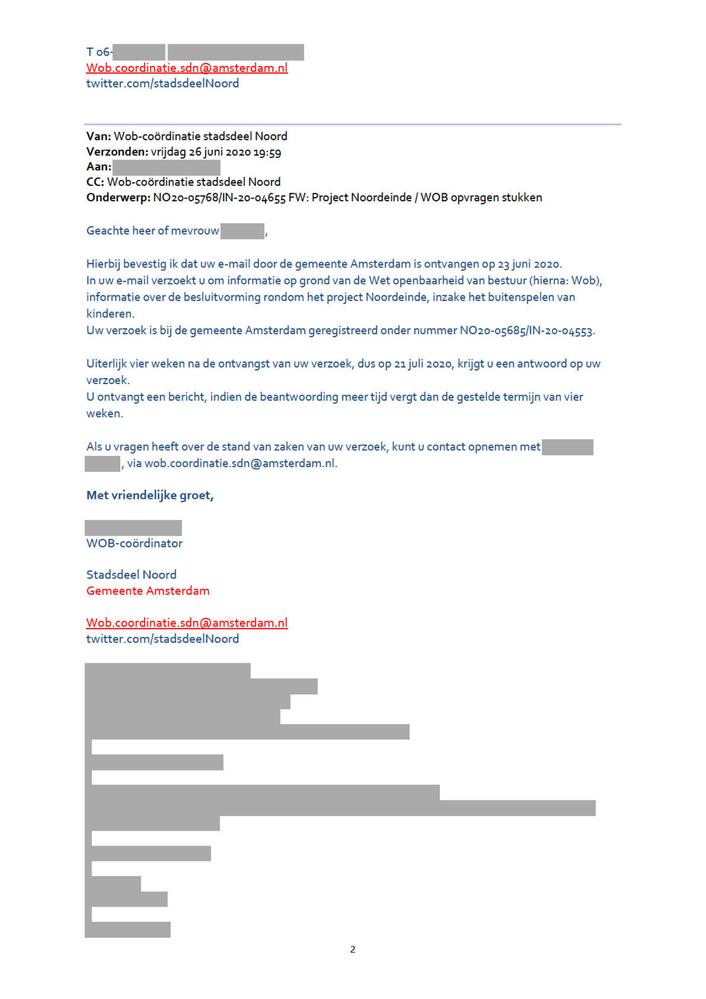
#> input picture datasets/images/wob-verzoek_project_noordeinde-963416-page1.png, 706 x 999 px, shrunk from 1654 x 2339 before the run
$ jupyter execute --allow-errors Experiments.ipynb   (shell and % lines are left out)
#> lines starting #> are read from the running program, lines starting #| are printed output that depends on the picture
# Automatic Text Redaction for Government Documents

This notebook contains the code to run the experiments in the TPDL short paper "Detection of Redacted Text in Legal Documents", as well as instructions on how to work with the datasets that we have provided in the GitHub repository. We also provide code to run the complete algorithm on new images, to compute some statistics of the pages, and to time the algorithm.

## Index
1. [Text Redaction Algorithm](#algorithm)
    - 1.1 [Preprocessing](#preprocessing)
    - 1.2 [Text Removal](#text_removal)
    - 1.3 [Contour Detection](#contour_detection)
    - 1.4 [Contour Filtering](#contour_filtering)
2. [Algorithm Performance](#performance)
    - [Model Scores](#scores)
    - [Processing Times](#time)

[cell 1]
# Imports
import cv2
import json
import time
import pytesseract
import numpy as np
import pandas as pd
from glob import glob
from tqdm import tqdm
from pytesseract import Output
import matplotlib.pyplot as plt
from shapely.geometry import Polygon

<a id="algorithm" />

## Detection Algorithm

Below we will implement the detection algorithm in separate functions, and show the output per step. The complete algorithm is also described in the paper. If you want to run this algorithm for you own purposes, check out the scripts in the `scripts` folder of this repository, they provide a lot of helper functions to make it easy to work with the code.

[cell 2]
# Let's load in a test iamge with some nice redaction blocks to work with
test_image = '../datasets/images/woo-niet-evacueren-medewerkers-atvet-documenten012-001.png'

[cell 3]
# Simply load the PNG images
def load_image(image_path: str) -> np.ndarray:
    """
    Function that loads an image from a path.
    :param image_path: string specifying the path to the image
    :return: Numpy array with the image in BGR format.
    """
    # Checking if it is an image
    if image_path.lower().endswith('.png'):
        # Load the image in BGR format
        image = cv2.imread(image_path)
    return image

Let's have a look at the test image, and see what we have, we have to rearrange the channels if we plot with matplotlib as their function expects an RGB image.

#> (a cell that did not finish here is left out)

After the file load, we will start by doing the preprocessing, where we do this both for the text recognition, and the box recognition.

[cell 5]
# load the test image for the further operations
test_array = load_image(test_image)

<a id="preprocessing" />

## Preprocessing

As described in the paper, for the text processing we convert the image to grayscale, after which we apply the closing operation (dilation followed by erosion, to close some holes in text). For the redaction box preprocessing we will also convert the image to grayscale, and we will apply two opening operations, both horizontally and vertically, after which we apply a Gaussian blur.

[cell 6]
def text_preprocessing(image: np.ndarray, text_pre_closing_kernel_size: tuple = (2, 2),
                      text_pre_guassian_blur_size: tuple = (3, 3)) -> np.ndarray:
    """
    :param image: Numpy array representing the input image in BGR format.
    :return: Numpy array with a grayscale image after applied operations.
    Method that applies image preprocessing for input to Tesseract, performs the following
    operations:
    1. Conversion of the iamge to grayscale
    2. Closing of the image with a 2 by 2 kernel to remove noise.
    3. Guassian blur with a 3 by 3 kernel.
    """
    # First we convert the input image to grayscale
    image_grayscale = cv2.cvtColor(image,cv2.COLOR_BGR2GRAY)

    # We set up a kernel for the closing operation
    kernel = np.ones(text_pre_closing_kernel_size, np.uint8)

    # we perform closing, i.e. dilation followed by erosion
    closed_image = cv2.morphologyEx(image_grayscale, cv2.MORPH_CLOSE, kernel)

    # Finally we use a Guassian blur over the image with a 3 by 3 kernel size
    image_blurred = cv2.GaussianBlur(closed_image, ksize=text_pre_guassian_blur_size, sigmaX=0)

    return image_blurred

[cell 7]
def redaction_box_preprocessing(image: np.ndarray, box_pre_horizontal_closing_size: tuple = (1, 3),
                               box_pre_vertical_closing_size: tuple=(3, 1),
                               box_pre_bilat_filter_size: int = 5,
                               box_pre_filter_sigma_color: int = 75,
                               box_pre_filter_sigma_space: int=75) -> np.ndarray:
    """
    :param image: Numpy array representing the input image in BGR format.
    :return: Numpy array with a grayscale image after applied operations.
    Method that applies image preprocessing for input the morphological operations, performs the following
    operations:
    1. Conversion of the iamge to grayscale
    2. Horizontal opening with a 1 by 3 kernel
    3. Vertical opening with a 3 by 1 kernel
    3. Bilateral filter.
    """
    # First we convert the input image to grayscale
    image_grayscale = cv2.cvtColor(image,cv2.COLOR_BGR2GRAY)

    # We perform two sets of opening operations, a horizontal one, followed by a vertical one.
    horizontal_kernel = np.ones(box_pre_horizontal_closing_size, np.uint8)
    horizontally_opened_image = cv2.morphologyEx(image_grayscale, cv2.MORPH_OPEN, horizontal_kernel)

    # Apply kernel vertically over the horizontally opened image
    vertical_kernel = np.ones(box_pre_vertical_closing_size, np.uint8)
    vertically_opened_image = cv2.morphologyEx(horizontally_opened_image, cv2.MORPH_OPEN, vertical_kernel)

    # Perform a bilateral blur
    bilateral_blurred_image = cv2.bilateralFilter(vertically_opened_image, box_pre_bilat_filter_size,
                                                  box_pre_filter_sigma_color, box_pre_filter_sigma_space)

    return bilateral_blurred_image

#> (a cell that did not finish here is left out)


[cell 9]
fig, axes = plt.subplots(nrows=1, ncols=3, figsize=(15, 10))

#> (the rest of this cell did not finish here and is left out)

In the image above we can see the two preprocessing steps applied, where the difference between the diferent images is not very big, apart from of course the conversion to grayscale.

<a id="text_removal" />

## Text Removal

In this step we remove the text from the image using Tesseract, where we will take care not to include any of the codes such as `5.1.1` and `5.1.2` in the detection of text, otherwise these redaction boxes would get removed and would not be able to be detected later on.

[cell 10]
def remove_text(text_image: np.ndarray, redaction_box_image: np.ndarray,
               tesseract_confidence: int = 65):
    # Count the total number of pixes of the pages occupied by words
    words_area = 0
    # Make a copy of the image where we will apply our transformation to.
    image_without_text = redaction_box_image.copy()
    # Get the width and height of the images
    image_height, image_width = redaction_box_image.shape[:2]

    # Set up the code to detect the leftmost and rightmost pieces of a page.
    left_boundary = [image_width]
    right_boundary = [0]
    top_boundary = [image_height]
    bottom_boundary = [0]

    # Specify the codes we want to detect
    codes = ['5.1.1.', '5.1.2.']

    # run tesseract on the image preprocessed for text
    tesseract_output = pytesseract.image_to_data(text_image, lang='nld+eng', output_type=Output.DICT)

    # Get the height of the text
    height = np.array(tesseract_output['height'])
    # get the median height of the text, we will use this to calculate
    # how much of the page is occupied by words
    median_text_height = np.median(height[height < 0.3*image_height])

    # Get the number of detected text pages
    number_of_boxes = len(tesseract_output['level'])
    for box in range(number_of_boxes):
        # Get the coordinates of the text box if it actually contain any text
        if (tesseract_output['text'][box].strip() != "") and (tesseract_output['conf'][box] != -1) and (tesseract_output['height'][box] < 0.3*image_height):
            (x, y, w, h) = (tesseract_output['left'][box], tesseract_output['top'][box], tesseract_output['width'][box], tesseract_output['height'][box])

            # If the text contains one of the codes we want to keep it and not remove it
            # from the page
            if any([code in tesseract_output['text'][box] for code in codes]):
                # If the text is longer we want to adjust the width to include more specific subcodes
                if len(tesseract_output['text'][box]) > 7:
                    sub_index = tesseract_output['text'][box].find('5.1.')
                    char_width = w / len(tesseract_output['text'][box])
                    w = int(char_width * 7)
                    x += int(char_width * sub_index)
                # make the redaction boxes a white color
                cv2.rectangle(image_without_text, (x, y), (x + w, y + h), (0, 0, 0), -1)
            # If its not a redaction box and the confidence is high enough
            # remove the text from hte page
            elif tesseract_output['conf'][box] > tesseract_confidence:
                words_area += (w*h)
                cv2.rectangle(image_without_text, (x, y), (x + w, y + h), (255, 255, 255), -1)

                if median_text_height*1.1 > tesseract_output['height'][box] > median_text_height*0.9:
                    left_boundary.append(x)
                    right_boundary.append(x+w)
                    top_boundary.append(y)
                    bottom_boundary.append(y+h)

    image_without_text = cv2.threshold(image_without_text, 0, 255, cv2.THRESH_BINARY_INV + cv2.THRESH_OTSU)[1]

    return image_without_text, words_area, {'left_boundary': min(left_boundary),
                                'right_boundary': max(right_boundary),
                                'top_boundary': min(top_boundary),
                               'bottom_boundary': max(bottom_boundary)}

#> (a cell that did not finish here is left out)


Let's plot the image without the text and only the bounding boxes of what we have left.

#> (a cell that did not finish here is left out)

This already looks quite good, but we can see that there is some text that did not get detected properly, such as at the bottom of the page and all the way at the top. In the next step we will get the contours of the redacted text and do some more filtering to get rid of these pieces of text.

<a id="contour_detection" />

## Contour Detection

After the text removal, we are going to clear the image up a bit more with more closing operations, after which we will extract the new contours.

[cell 13]
# [18 lines left out: function determine_contours, not called in this run]

#> (a cell that did not finish here is left out)

[cell 15]
fig, axes = plt.subplots(nrows=1, ncols=2)
#> (the rest of this cell did not finish here and is left out)

As we can see, some of the text that was missed by Tesseract has been properly removed now. The final step is a filtering step on these contours once again, now removing contours that are too small, or contours that are not rectangular.

<a id="contour_filtering" />

## Final Filtering Step

[cell 16]
# [48 lines left out: function filter_contours, not called in this run]

#> (a cell that did not finish here is left out)

[cell 18]
fig, axes = plt.subplots(nrows=1, ncols=3, figsize=(15, 10))
#> (the rest of this cell did not finish here and is left out)

Above we can now see that final step of the algorithm, and indeed some of the very small areas have now also been removed (the small score in the top center of the image for example).

[cell 19]
fig, axes = plt.subplots(nrows=1, ncols=2, figsize=(15, 10))

#> (the rest of this cell did not finish here and is left out)

We also provide a small function to run the algorithm and plot all steps, together with a complete function to run the algorithm that also contains all the parameters used in the functions so that you can experiment with different things yourself.

[cell 20]
# [61 lines left out: function run_algorithm, not called in this run]

[cell 21]
def visualize_algorithm_steps(input_image_path):
    fig, axes = plt.subplots(nrows=1, ncols=7, figsize=(15, 10))

    input_image = load_image(input_image_path)
#> in load_image, image is the input picture: shape (999, 706, 3); mean B, G, R 244.6, 243.9, 243.7
    # Do the preprocessing
    image_text_pre, image_box_pre = text_preprocessing(input_image), redaction_box_preprocessing(input_image)
#> call 3 of text_preprocessing, with text_pre_closing_kernel_size = (2, 2), text_pre_guassian_blur_size = (3, 3)
#> in text_preprocessing (call 3), `image_grayscale = cv2.cvtColor(image,cv2.COLOR_BGR2GRAY)`:
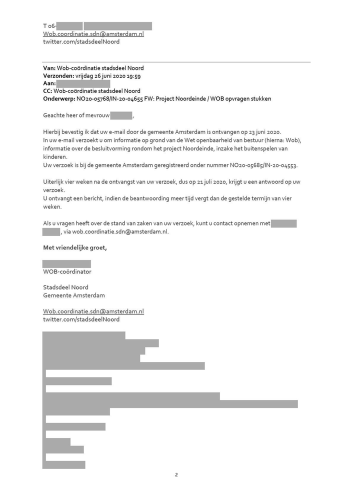
#> image_grayscale: shape (999, 706) (shown at 1/2 size); min 0, max 255, mean 243.9
#> in text_preprocessing (call 3), `closed_image = cv2.morphologyEx(image_grayscale, cv2.MORPH_CLOSE, kern..`:
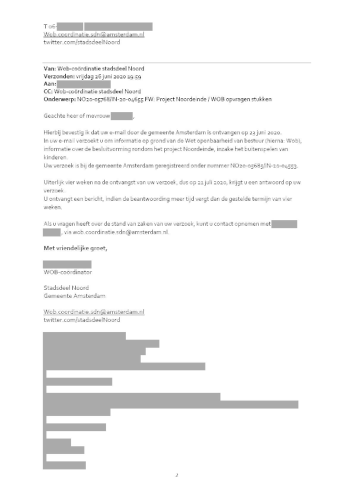
#> closed_image: shape (999, 706) (shown at 1/2 size); min 37, max 255, mean 245.6
#> in redaction_box_preprocessing, `horizontally_opened_image = cv2.morphologyEx(image_grayscale, cv2.MORP..`:
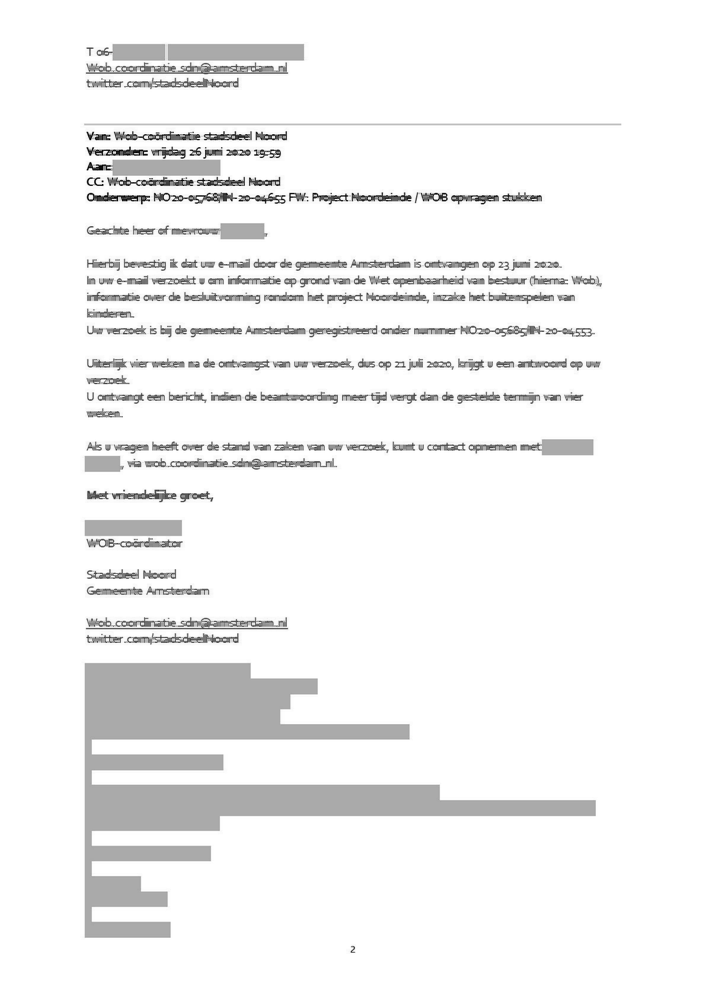
#> horizontally_opened_image: shape (999, 706); min 0, max 255, mean 242.4
    # Remove the text
    image_without_text, total_words_area, text_boundaries = remove_text(image_text_pre, image_box_pre)
    # First contour detection step
    image_with_contours, contours = determine_contours(image_without_text)
    # final contouring filtering step
    final_image_with_contours, final_contour_image, final_contours, total_contour_area, total_text_area  = filter_contours(input_image, contours, text_boundaries)

    axes[0].imshow(input_image)
    axes[1].imshow(image_text_pre, cmap='gray', vmin=0, vmax=255)
    axes[2].imshow(image_box_pre, cmap='gray', vmin=0, vmax=255)
    axes[3].imshow(image_without_text, cmap='gray', vmin=0, vmax=255)
    axes[4].imshow(image_with_contours, cmap='gray', vmin=0, vmax=255)
    axes[5].imshow(final_contour_image, cmap='gray', vmin=0, vmax=255)
    axes[6].imshow(final_image_with_contours)

    axes[0].set_title("Original image")
    axes[1].set_title("Text Preprocessing")
    axes[2].set_title("Redaction Box\n Preprocessing")
    axes[3].set_title("Text Removal")
    axes[4].set_title("Contour Detection")
    axes[5].set_title("Contour Filtering")
    axes[6].set_title("Final Image ")

    plt.tight_layout()
    plt.show()

[cell 22]
visualize_algorithm_steps('../datasets/images/wob-verzoek_project_noordeinde-963416-page1.png')
#> (the call stopped at in remove_text, `tesseract_output = pytesseract.image_to_data(text_image, lang='nld+eng..`: pytesseract is not available in this run)

Now that we have the algorithm to detect redacted text in place, we can start using this to get some statistics of the page. We will write a small function that you can use to calculate these statistics per page.

<a id="performance" />

## Measuring model performance

In this part of the notebook we will run the scores on the testsets and evaluate using PQ. For this, we will be using the `annotations.json` file, which contains the annotations of the redacted text contours of the images. After this we will also time the different parts of the algorithm so that we get a clear understanding of what parts of the algorithms are most time consuming.

[cell 23]
import json
def read_json(file_name):
    with open(file_name, 'r') as json_file:
        return json.load(json_file)

#> (a cell that did not finish here is left out)

$ run again, with datasets/images/wob-verzoek_project_noordeinde-963416-page0.png copied over datasets/images/wob-verzoek_project_noordeinde-963416-page1.png
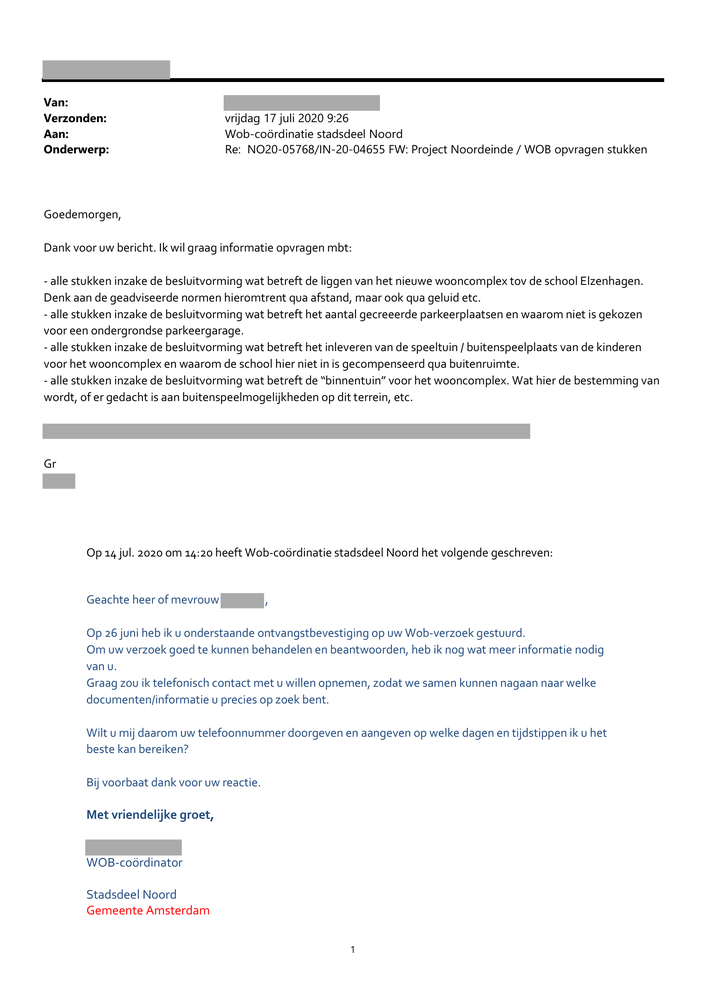
#> input picture datasets/images/wob-verzoek_project_noordeinde-963416-page0.png, 706 x 999 px, shrunk from 1654 x 2339 before the run
#> in load_image, image is the input picture: shape (999, 706, 3); mean B, G, R 246.2, 245.6, 245.3
#> in text_preprocessing (call 3), `closed_image = cv2.morphologyEx(image_grayscale, cv2.MORPH_CLOSE, kern..`:
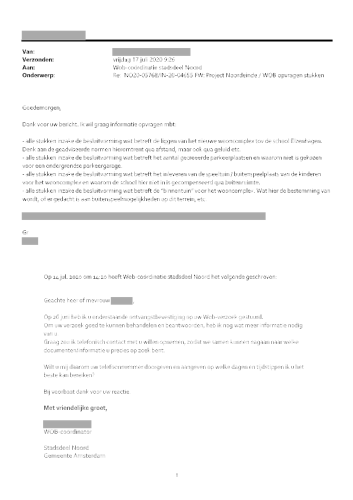
#> closed_image: shape (999, 706) (shown at 1/2 size); min 0, max 255, mean 248.8
#> in redaction_box_preprocessing, `horizontally_opened_image = cv2.morphologyEx(image_grayscale, cv2.MORP..`:
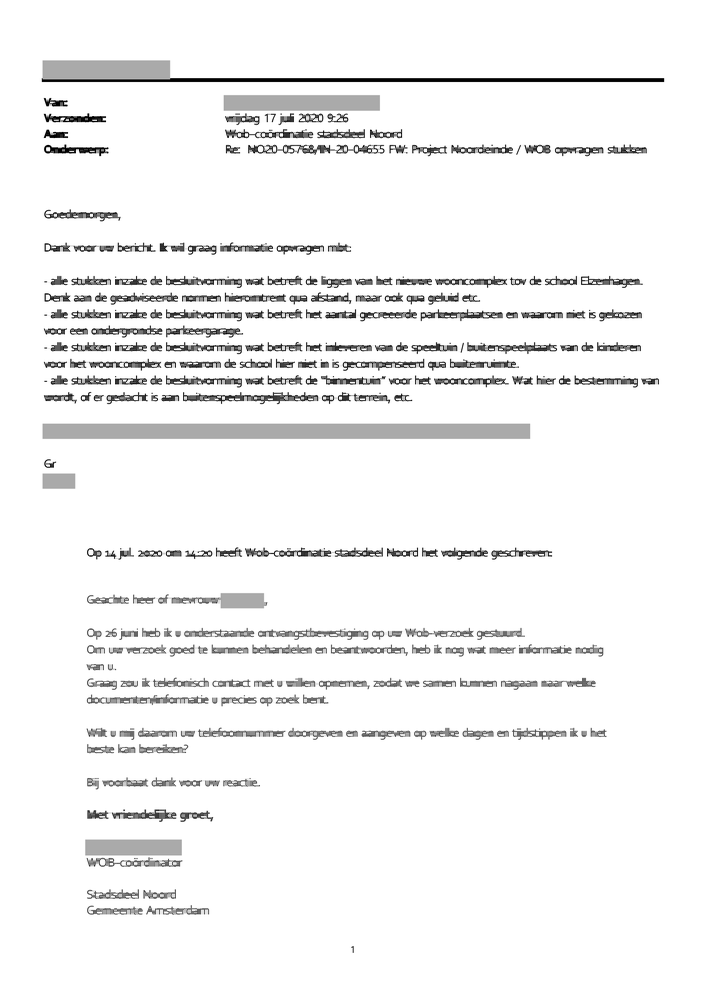
#> horizontally_opened_image: shape (999, 706); min 0, max 255, mean 242.8
